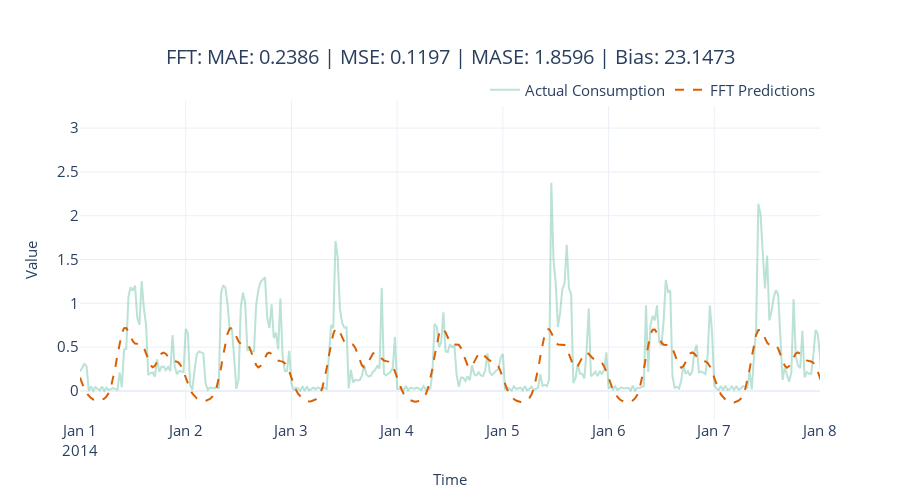

The cell this chart's notebook holds for it:
### Code cell
fig = plot_forecast(pred_df, forecast_columns=["fft_predictions"], forecast_display_names=['FFT Predictions'])
fig = format_plot(fig, title=f"FFT: MAE: {metrics['MAE']:.4f} | MSE: {metrics['MSE']:.4f} | MASE: {metrics['MASE']:.4f} | Bias: {metrics['Forecast Bias']:.4f}")
fig.update_xaxes(type="date", range=["2014-01-01", "2014-01-08"])
fig.write_image("imgs/chapter_4/fft.png")
fig.show()

### Figure 1 — Plotly figure (JSON) as saved in the notebook; plotly's stock layout.template omitted (floating-point values rounded to 4 significant figures; data arrays with more than 128 entries replaced by an {"elided": "..."} marker saying what was removed)
{"data": [{"line": {"color": "rgba(27,158,119, 0.3)"}, "mode": "lines", "name": "Actual Consumption", "type": "scatter", "x": {"elided": "1488 str values"}, "y": {"elided": "1488 float values"}}, {"line": {"color": "rgba(217,95,2, 1)", "dash": "dash"}, "mode": "lines", "name": "FFT Predictions", "type": "scatter", "x": {"elided": "1488 str values"}, "y": {"elided": "1488 float values"}}], "layout": {"autosize": false, "height": 500, "legend": {"font": {"size": 15}, "orientation": "h", "title": {}, "x": 1, "xanchor": "right", "y": 0.98, "yanchor": "bottom"}, "title": {"font": {"size": 20}, "text": "FFT: MAE: 0.2386 | MSE: 0.1197 | MASE: 1.8596 | Bias: 23.1473", "x": 0.5, "xanchor": "center", "yanchor": "top"}, "width": 900, "xaxis": {"range": ["2014-01-01", "2014-01-08"], "tickfont": {"size": 15}, "title": {"font": {"size": 15}, "text": "Time"}, "type": "date"}, "yaxis": {"autorange": true, "range": [-0.3321, 3.321], "tickfont": {"size": 15}, "title": {"font": {"size": 15}, "text": "Value"}, "type": "linear"}}}
